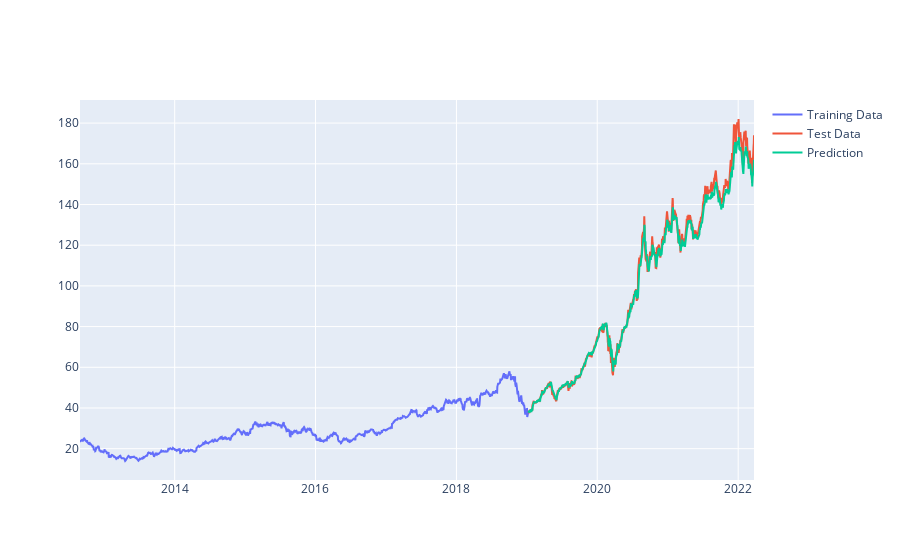

The notebook cell saved with this chart:
### Code cell
fig = go.Figure()
fig.add_trace(go.Scatter(x=train_df.index,y=train_df['Close'],
                    mode='lines',
                    name='Training Data'))
fig.add_trace(go.Scatter(x=test_df.index,y=test_df['Close'],
                    mode='lines',
                    name='Test Data'))
fig.add_trace(go.Scatter(x=test_df.index,y=test_df['Predictions'],
                    mode='lines',
                    name='Prediction'))

### Figure 1 — Plotly figure (JSON) as saved in the notebook; plotly's stock layout.template omitted (floating-point values rounded to 4 significant figures; data arrays with more than 128 entries replaced by an {"elided": "..."} marker saying what was removed)
{"data": [{"mode": "lines", "name": "Training Data", "type": "scatter", "x": {"elided": "1600 str values"}, "y": {"elided": "1600 float values"}}, {"mode": "lines", "name": "Test Data", "type": "scatter", "x": {"elided": "809 str values"}, "y": {"elided": "809 float values"}}, {"mode": "lines", "name": "Prediction", "type": "scatter", "x": {"elided": "809 str values"}, "y": {"elided": "809 float values"}}], "layout": {}}
